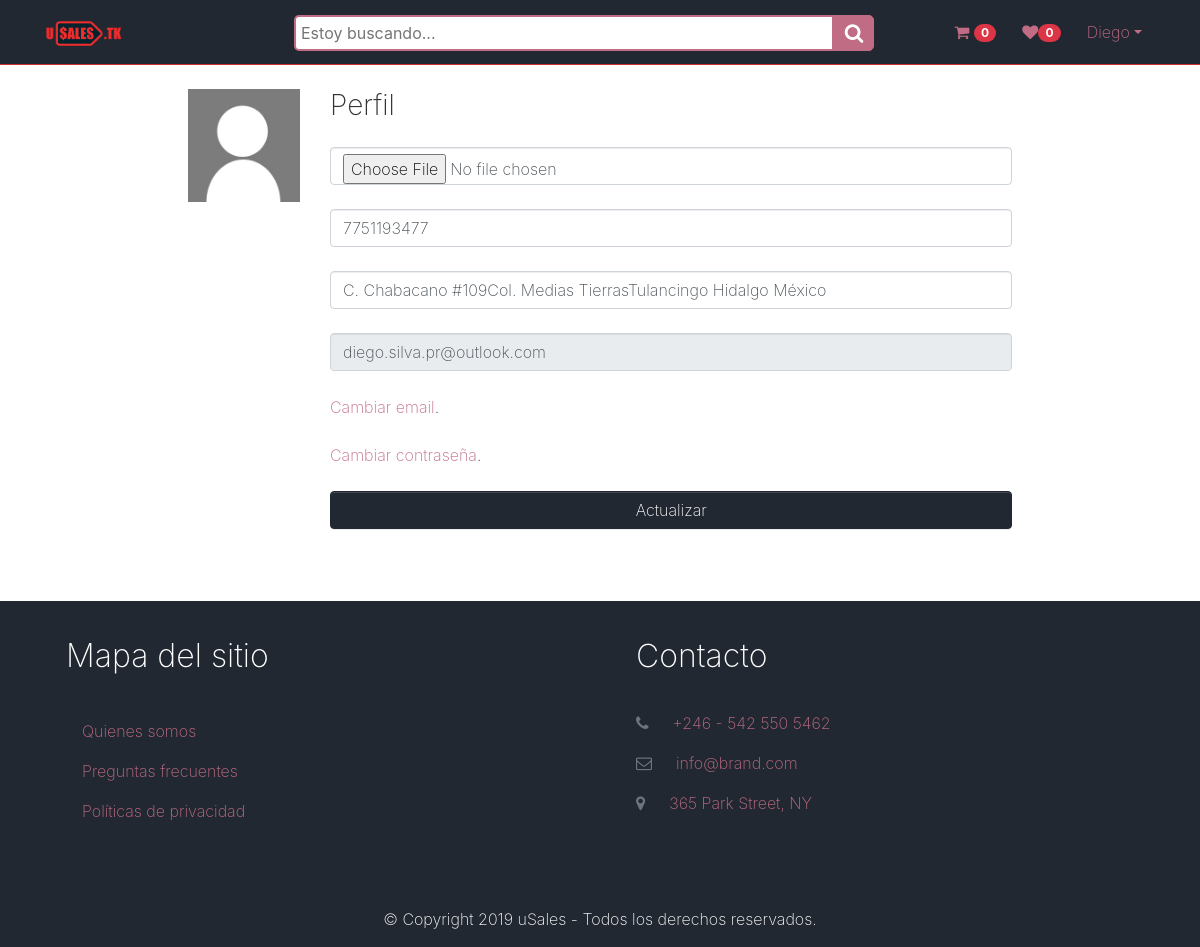
/accounts/profile/ (signed in), run on the app's committed database.
### registration/models.py (models this page shows, shortened)
class Profile(models.Model):
    user = models.OneToOneField(User, on_delete=models.CASCADE)
    phone = models.TextField(max_length=10,null=True, blank=True, default='')
    address = models.TextField(max_length=100,null=True, blank=True, default='')
    avatar = models.ImageField(upload_to=custom_upload_to, null=True, blank=True)
    created = models.DateTimeField(auto_now_add=True, verbose_name="Creado")
    updated = models.DateTimeField(auto_now=True, verbose_name="Actualizado")
    class Meta:
        ordering = ['user__username']

### information/models.py (models this page shows)
class AboutUs(models.Model):
    title = models.CharField(verbose_name="Título", max_length=200, default='Quienes somos')
    content = RichTextField(verbose_name="Contenido", default='')
    created = models.DateTimeField(auto_now_add=True, verbose_name="Creado")
    updated = models.DateTimeField(auto_now=True, verbose_name="Actualizado")
    class Meta:
        verbose_name='Acerca de'
        verbose_name_plural = 'Acerca de'
    def __str__(self):
        return self.title

class Privacy(models.Model):
    title = models.CharField(verbose_name="Título", max_length=200, default='Políticas de privacidad')
    content = RichTextField(verbose_name="Contenido", default='')
    created = models.DateTimeField(auto_now_add=True, verbose_name="Creado")
    updated = models.DateTimeField(auto_now=True, verbose_name="Actualizado")
    class Meta:
        verbose_name='Política de privacidad'
        verbose_name_plural = 'Políticas de privacidad'
    def __str__(self):
        return self.title

### registration/views.py (the view)
# urls.py: path('profile/', ProfileUpdate.as_view(), name='profile'),
@method_decorator(login_required, name='dispatch')
class ProfileUpdate(UpdateView):
    form_class = ProfileForm
    success_url = reverse_lazy('profile')
    template_name = 'registration/profile_form.html'
    def get_object(self):
        profile, created = Profile.objects.get_or_create (user=self.request.user)
        return profile

### registration/forms.py
class ProfileForm(forms.ModelForm):
    class Meta:
        model = Profile
        fields = ['avatar','phone', 'address']
        widgets = {
            'avatar': forms.ClearableFileInput(attrs={'class':'form-control-file mt-3'}),
            'phone': forms.TextInput(attrs={'class':'form-control mt-3', 'rows':3, 'placeholder':'Teléfono'}),
            'address': forms.TextInput(attrs={'class':'form-control mt-3', 'placeholder':'Dirección'}),
        }

### core/templatetags/custom_tags.py (called while the page is built)
@register.filter
def wishlist_counter(usuario, id):
    return Wish_listItem.objects.filter(customer=id).count()

@register.filter
def basketlist_counter(usuario, id):
    return Shopping_basketItem.objects.filter(customer=id).aggregate(Sum('quantity'))['quantity__sum']

@register.simple_tag
def categories():
    return Category.objects.all()

@register.simple_tag
def aboutus():
    return AboutUs.objects.first()

@register.simple_tag
def privacy():
    return Privacy.objects.first()

@register.simple_tag
def faq():
    return FAQ.objects.all()

### registration/templates/registration/profile_form.html (shortened to what this page needs)
{% extends 'core/base.html' %}
{% load static %}
{% block content %}
<main role="main">
  <div class="container">
    <div class="row mt-3">
      <div class="col-md-9 mx-auto mb-5">
        <form action="" method="post" enctype="multipart/form-data">{% csrf_token %}
          <div class="row">
            <div class="col-md-2">
              {% if request.user.profile.avatar %}
                <img src="{{request.user.profile.avatar.url}}" class="img-fluid">
                <p class="mt-1">¿Borrar? <input type="checkbox" id="avatar-clear" name="avatar-clear" /></p>
                {% else %}
                <img src="{% static 'registration/img/no-avatar.jpg' %}" class="img-fluid">
              {% endif %}
            </div>
            <div class="col-md-10">
              <h3>Perfil</h3>
              <input type="file" name="avatar" class="form-control mt-3" id="id_avatar">
              <input type="text" name="phone" class="form-control mt-3" rows="3" placeholder="Teléfono" maxlength="10" id="id_phone" value="{{profile.phone}}">
              <input type="text" name="address" class="form-control mt-3" placeholder="Dirección" maxlength="100" id="id_address" value="{{profile.address}}">
              <input class="form-control mt-3" value="{{request.user.email}}" readonly />
              <p class="mt-3"><a href="{% url 'profile_email' %}" >Cambiar email</a>.<br>
              <p class="mt-3"><a href="{% url 'password_change' %}" >Cambiar contraseña</a>.</p>
              <input type="submit" class="btn btn-primary btn-block mt-3" value="Actualizar">
            </div>
          </div>
        </form>
      </div>
    </div>
  </div>
</main>
{% endblock %}

### core/templates/core/base.html (shortened to what this page needs)
<!DOCTYPE html>
<html lang="es">
<head>
    {% load static %}
    {% load custom_tags %}
    {% categories as categories %}
    {% aboutus as aboutus %}
    {% privacy as privacy %}
    {% faq as FAQ %}
    <link rel="stylesheet" href="https://cdnjs.cloudflare.com/ajax/libs/font-awesome/4.7.0/css/font-awesome.min.css"
        type="text/css">
    <link href="{% static 'core/css/booty.css' %}" rel="stylesheet">
    <link href="{% static 'core/css/jquery.growl.css' %}" rel="stylesheet">
</head>
<body>
        <nav class="navbar navbar-expand-md navbar-dark bg-primary sticky-top border-bottom border-secondary">
            <div class="container"> <a class="navbar-brand text-light" href="{% url 'publications:publications'%}">
                    <img src="{% static 'core/img/logo.png' %}" height="25">
                </a>
                <div class="wrap">
                    <div class="search">
                        <form action="{% url 'publications:search' %}" method="get">
                            <input type="text" class="searchTerm" name="product" id="id_product" required
                                placeholder="Estoy buscando...">
                            <button type="submit" class="searchButton">
                                <i class="fa fa-search"></i>
                            </button>
                        </form>
                    </div>
                </div>
                <div class="navbar-collapse text-center collapse" id="navbar4">
                    <ul class="navbar-nav ml-auto">
                        {% if user.is_authenticated %}
                        <li class="nav-item">
                            <a href="{% url 'shopping_basket:shopping_basket_list' %}" class="btn btn-link">
                                <span class="fa fa-shopping-cart"></span>
                                <span class="badge badge-danger badge-pill">{% if usuario|basketlist_counter:request.user.id %}{{usuario|basketlist_counter:request.user.id}}{% else %}0{% endif %}</span></a>
                        </li>
                        <li class="nav-item "> <a href="{% url 'wish_lists:wish_lists' %}" class="btn btn-link">
                                <span class="fa fa-heart"></span><span id="wishlist_span"
                                    class="badge badge-danger badge-pill">{{ usuario|wishlist_counter:request.user.id }}</span></a>
                        </li>
                        <li class="nav-item">
                            <div class="btn-group">
                                <button class="btn btn-link dropdown-toggle" data-toggle="dropdown"
                                    aria-expanded="false">{{request.user.first_name|truncatechars:9}}</button>
                            </div>
                        </li>
                        {% else %}
                        <li class="nav-item">
                            <a href="{% url 'login' %}" class="btn btn-link">Acceder</a>
                        </li>
                        {% endif %}
                    </ul>
                </div>
            </div>
        </nav>
        {% block content %}
        {% endblock %}
        <div class="bg-primary text-white">
            <div class="container">
                <div class="row">
                    <div class="p-4 col-md-6">
                        <h2 class="mb-4">Mapa del sitio</h2>
                        <ul class="list-unstyled">
                            {% if aboutus %}
                            <a class="nav-link"
                                href="{% url 'information:about_us' aboutus.id aboutus.title|slugify %}">{{aboutus}}</a>
                            {% else %}
                            <a class="nav-link disabled" href="#">Acerca de</a>
                            {% endif %}
                            <li class="nav-item">
                                {% if FAQ|length > 0 %}
                                <a class="nav-link" href="{% url 'information:FAQ' %}">Preguntas frecuentes</a>
                                {% else %}
                                <a class="nav-link disabled" href="#">Preguntas frecuentes</a>
                                {% endif %}
                            </li>
                            {% if privacy %}
                            <a class="nav-link"
                                href="{% url 'information:privacy' privacy.id privacy.title|slugify %}">{{privacy}}</a>
                            {% else %}
                            <a class="nav-link disabled" href="#">Políticas de privacidad</a>
                            {% endif %}
                        </ul>
                    </div>
                    <div class="p-4 col-md-6">
                        <h2 class="mb-4">Contacto</h2>
                        <p class=""> <a href="#" class="">
                                <i class="fa d-inline mr-3 text-muted fa-phone"></i>+246 - 542 550 5462</a> </p>
                        <p> <a href="#" class="">
                                <i class="fa d-inline mr-3 text-muted fa-envelope-o"></i>info@brand.com</a> </p>
                        <p> <a href="#" class="">
                                <i class="fa d-inline mr-3 fa-map-marker text-muted"></i>365 Park Street, NY</a> </p>
                    </div>
                </div>
                <div class="row">
                    <div class="col-md-12 mt-3">
                        <p class="text-center">© Copyright 2019 uSales - Todos los derechos reservados. </p>
                    </div>
                </div>
            </div>
        </div>
    </body>
</html>

### data on the page
Profile: phone "7751193477", address "C. Chabacano #109Col. Medias TierrasTulancingo Hidalgo México"
AboutUs: title "Quienes somos"
Privacy: title "Políticas de privacidad"

### other printed values
{{ usuario|wishlist_counter:request.user.id }} "0"
{{ request.user.first_name|truncatechars:9 }} "Diego"
